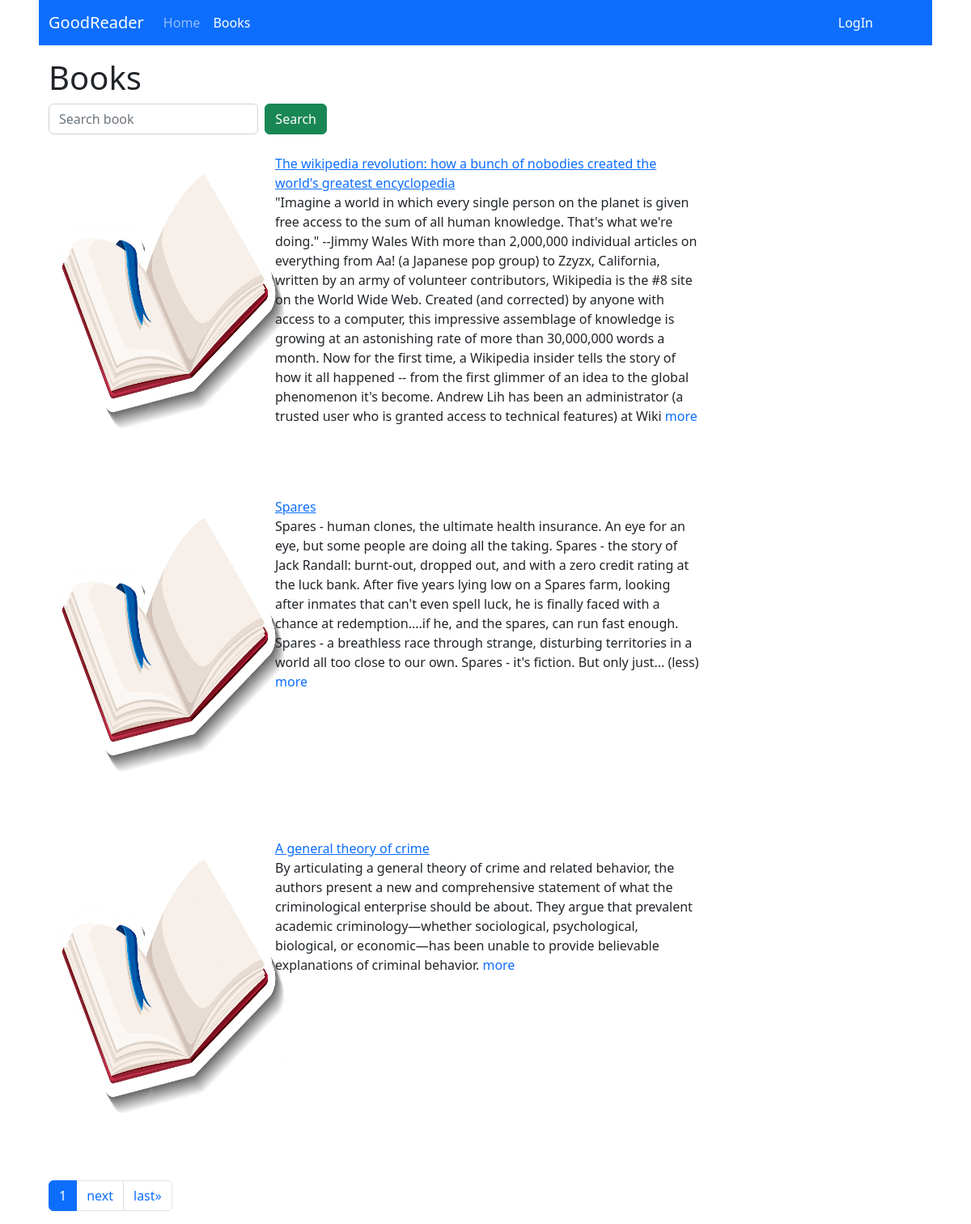
The page /books/ on the database its author committed.
### books/models.py (models this page shows, shortened)
class Book(models.Model):
    title = models.CharField(max_length=200)
    description = models.TextField()
    isbn = models.CharField(max_length=17)
    cover_picture = models.ImageField(default="default_cover.jpg")

### books/views.py (the view)
# urls.py: path("", BooksView.as_view(), name = "list"),
class BooksView(View):
    def get(self,request):
        books = Book.objects.all().order_by('id')
        search_query = request.GET.get('q','')
        if search_query:
            books = books.filter(title__icontains=search_query)
        page_size = request.GET.get('page_size',3)
        paginator = Paginator(books, page_size)
        page_num = request.GET.get('page', 1)
        page_object = paginator.get_page(page_num)
        context = {
            "page_obj":page_object,
            "search_query":search_query
        }
        return render(request,"books/list.html", context)

### books/templates/books/list.html (shortened to what this page needs)
{% extends 'base.html' %}
{% block content %}
    <h1>Books</h1>
    <div class="row mb-4">
        <div class="col-4">
            <form class="d-flex" method="get">
                <input class="form-control" type="text" placeholder="Search book" name="q" value="{{ search_query }}">
                <button class="btn btn-success ms-2">Search</button>
            </form>
        </div>
    </div>
    {% if page_obj %}
        {% for book in page_obj.object_list %}
            <div class="row mb-5">
                <div class="col-2 me-5">
                    <img class="cover-pic" alt="cover-picture" src="{{ book.cover_picture.url }}">
                </div>
                <div class="col-6 ms-5">
                    <a href="{% url "books:detail" book.id %}">{{ book.title.capitalize }}</a>
                    <p>
                        {{ book.description | slice:":800" }} <a style="text-decoration: none" href="{% url 'books:detail' book.id %}">more</a>
                    </p>
                </div>
            </div><br>
        {% endfor %}
        <nav>
            <ul class="pagination">
                <li class="page-item active">
                    <a href="#" class="page-link">{{ page_obj.number }}</a>
                </li>
                {% if page_obj.has_next %}
                    <li class="page-item">
                        <a class="page-link" href="?page={{ page_obj.next_page_number }}">next</a>
                    </li>
                    <li class="page-item">
                        <a class="page-link" href="?page={{ page_obj.paginator.num_pages }}">last&raquo;</a>
                    </li>
                {% endif %}
            </ul>
        </nav>
    {% else %}
        No books found.
    {% endif %}
{% endblock %}

### templates/base.html (shortened to what this page needs)
{% load static %}
{% url "home_page" as home_page_url %}
{% url "books:list" as books_list_url%}
{% url "users:profile" as user_profile_page_url %}
{% url "users:profile-edit" as profile_edit_page_url %}
<!DOCTYPE html>
<html lang="en">
<head>
    <link href="https://cdn.jsdelivr.net/npm/bootstrap@5.2.0/dist/css/bootstrap.min.css" rel="stylesheet">
    <link rel="stylesheet" href="{% static 'css/main.css' %}" type="text/css">
    <link rel="stylesheet" href="https://cdn.jsdelivr.net/npm/bootstrap-icons@1.9.1/font/bootstrap-icons.css">
</head>
<body class="mx-5">
<nav class="navbar navbar-expand-lg navbar-dark bg-primary mb-3" >
  <div class="container-fluid">
    <a class="navbar-brand" href="{% url 'landing_page' %}">GoodReader</a>
    <div class="collapse navbar-collapse" id="navbarSupportedContent">
      <ul class="navbar-nav me-auto mb-2 mb-lg-0">
          <li class="nav-item">
          <a class="nav-link {% if request.path == home_page_url %} active {% endif %}" aria-current="page" href="{{ home_page_url }}">Home</a>
        </li>
        <li class="nav-item">
          <a class="nav-link {% if request.path == books_list_url %} active {% endif %}" aria-current="page" href="{{ books_list_url }}">Books</a>
        </li>
      </ul>
      <div class="me-5">
            {% if request.user.is_authenticated %}
                <ul class="navbar-nav me-4" >
                    <li class="nav-item dropdown">
                      <a class="nav-link btn btn-outline-primary  {% if request.path == user_profile_page_url or request.path == profile_edit_page_url %} active {% endif %} dropdown-toggle"  href="#" role="button" data-bs-toggle="dropdown" aria-expanded="false">
                          {{ request.user.username.title }}
                      </a>
                      <ul class="dropdown-menu">
                        <li><a class="dropdown-item" href="{{ user_profile_page_url }}">Profile</a></li>
                        <li><hr class="dropdown-divider"></li>
                        <li><a class="dropdown-item" href="{% url 'users:logout' %}">Log Out</a></li>
                      </ul>
                    </li>
                </ul>
            {% else %}
                <a class="btn btn-primary" href="{% url 'users:login' %}">LogIn</a>
            {% endif %}
      </div>
    </div>
  </div>
</nav>
    <div class="container">
        {% block content %}
        {% endblock %}
    </div>
</body>
</html>

### static/css/main.css (style rules this page uses)
.cover-pic { width: 300px; height: 350px; }
.d-flex, .d-inline-flex, .media, .media>:not(.media-body), .jumbotron, .card { -ms-flex-negative: 1; flex-shrink: 1; }

### rows shown on the page
Book: cover_picture (placeholder picture), title "The wikipedia revolution: how a bunch of nobodies created the world's greatest encyclopedia", description "\"Imagine a world in which every single person on the planet is given free access to the sum of all human knowledge. That's what we're doing.\" --Jimmy Wales With more than 2,000,000 individual articles on everything from Aa! (a Japanese pop group) to Zzyzx, California, written by an army of volunteer contributors, Wikipedia is the #8 site on the World Wide Web. Created (and corrected) by anyone with access to a computer, this impressive assemblage of knowledge is growing at an astonishing rate of more than 30,000,000 words a month. Now for the first time, a Wikipedia insider tells the story of how it all happened -- from the first glimmer of an idea to the global phenomenon it's become.…"
Book: cover_picture (placeholder picture), title "Spares", description "Spares - human clones, the ultimate health insurance. An eye for an eye, but some people are doing all the taking. Spares - the story of Jack Randall: burnt-out, dropped out, and with a zero credit rating at the luck bank. After five years lying low on a Spares farm, looking after inmates that can't even spell luck, he is finally faced with a chance at redemption....if he, and the spares, can run fast enough. Spares - a breathless race through strange, disturbing territories in a world all too close to our own. Spares - it's fiction. But only just... (less)"
Book: cover_picture (placeholder picture), title "A general theory of crime", description "By articulating a general theory of crime and related behavior, the authors present a new and comprehensive statement of what the criminological enterprise should be about. They argue that prevalent academic criminology—whether sociological, psychological, biological, or economic—has been unable to provide believable explanations of criminal behavior."

### other values the page prints
{{ page_obj.number }} "1"
